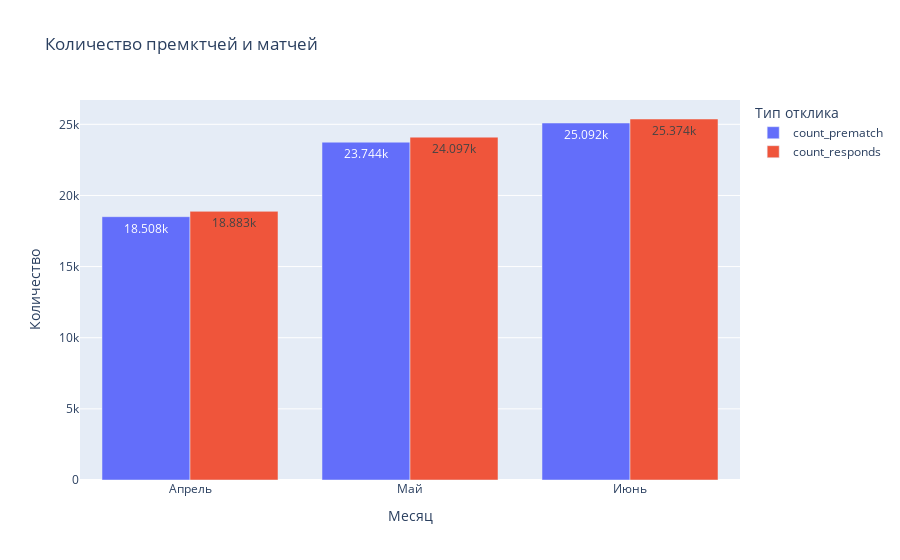

Notebook cell for this chart:
### Code cell
# bar отклики и прематчи

cxdd = px.bar(сount_prematch_responds, x='month_name', y=['count_prematch','count_responds'],
            title="Количество премктчей и матчей",
            labels={'variable':'Тип отклика', 'value':'Количество', 'month_name':'Месяц'},
            barmode='group',
            text_auto=True)
st.plotly_chart(cxdd)

### Figure 1 — Plotly figure (JSON) as saved in the notebook; plotly's stock layout.template omitted (floating-point values rounded to 4 significant figures)
{"data": [{"alignmentgroup": "True", "hovertemplate": "Тип отклика=count_prematch<br>Месяц=%{x}<br>Количество=%{y}<extra></extra>", "legendgroup": "count_prematch", "marker": {"color": "#636efa", "pattern": {"shape": ""}}, "name": "count_prematch", "offsetgroup": "count_prematch", "orientation": "v", "showlegend": true, "textposition": "auto", "texttemplate": "%{y}", "type": "bar", "x": ["Апрель", "Май", "Июнь"], "xaxis": "x", "y": [18508, 23744, 25092], "yaxis": "y"}, {"alignmentgroup": "True", "hovertemplate": "Тип отклика=count_responds<br>Месяц=%{x}<br>Количество=%{y}<extra></extra>", "legendgroup": "count_responds", "marker": {"color": "#EF553B", "pattern": {"shape": ""}}, "name": "count_responds", "offsetgroup": "count_responds", "orientation": "v", "showlegend": true, "textposition": "auto", "texttemplate": "%{y}", "type": "bar", "x": ["Апрель", "Май", "Июнь"], "xaxis": "x", "y": [18883, 24097, 25374], "yaxis": "y"}], "layout": {"barmode": "group", "legend": {"title": {"text": "Тип отклика"}, "tracegroupgap": 0}, "title": {"text": "Количество премктчей и матчей"}, "xaxis": {"anchor": "y", "domain": [0, 1], "title": {"text": "Месяц"}}, "yaxis": {"anchor": "x", "domain": [0, 1], "title": {"text": "Количество"}}}}
